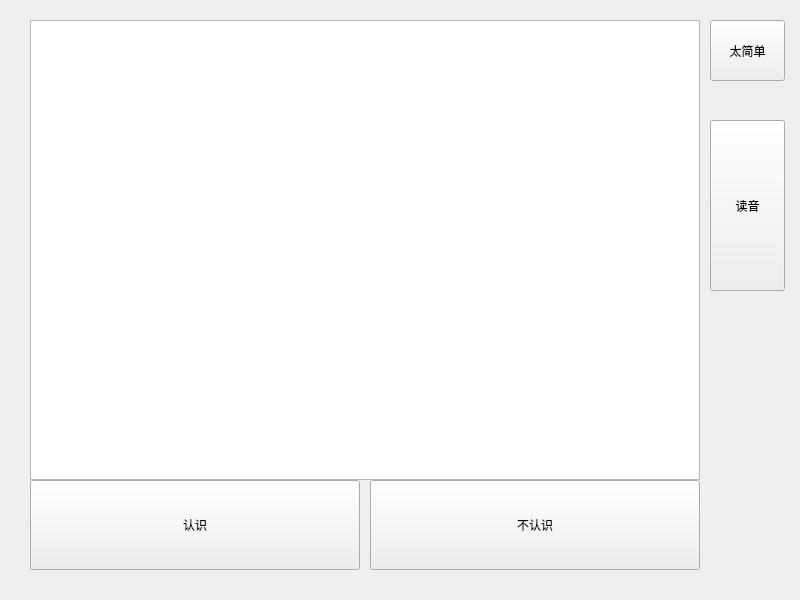
<?xml version="1.0" encoding="UTF-8"?>
<ui version="4.0">
 <class>recognizebyenUI</class>
 <widget class="QWidget" name="recognizebyenUI">
  <property name="geometry">
   <rect>
    <x>0</x>
    <y>0</y>
    <width>800</width>
    <height>600</height>
   </rect>
  </property>
  <property name="windowTitle">
   <string>按英文背中文</string>
  </property>
  <widget class="QPushButton" name="ok_btn">
   <property name="geometry">
    <rect>
     <x>30</x>
     <y>480</y>
     <width>330</width>
     <height>90</height>
    </rect>
   </property>
   <property name="text">
    <string>认识</string>
   </property>
  </widget>
  <widget class="QPushButton" name="no_btn">
   <property name="geometry">
    <rect>
     <x>370</x>
     <y>480</y>
     <width>330</width>
     <height>90</height>
    </rect>
   </property>
   <property name="text">
    <string>不认识</string>
   </property>
  </widget>
  <widget class="QPushButton" name="tooeasy_btn">
   <property name="geometry">
    <rect>
     <x>710</x>
     <y>20</y>
     <width>75</width>
     <height>61</height>
    </rect>
   </property>
   <property name="text">
    <string>太简单</string>
   </property>
  </widget>
  <widget class="QTextBrowser" name="html_tb">
   <property name="geometry">
    <rect>
     <x>30</x>
     <y>20</y>
     <width>670</width>
     <height>460</height>
    </rect>
   </property>
  </widget>
  <widget class="QPushButton" name="playaudio_btn">
   <property name="geometry">
    <rect>
     <x>710</x>
     <y>120</y>
     <width>75</width>
     <height>171</height>
    </rect>
   </property>
   <property name="text">
    <string>读音</string>
   </property>
  </widget>
 </widget>
 <resources/>
 <connections/>
</ui>
